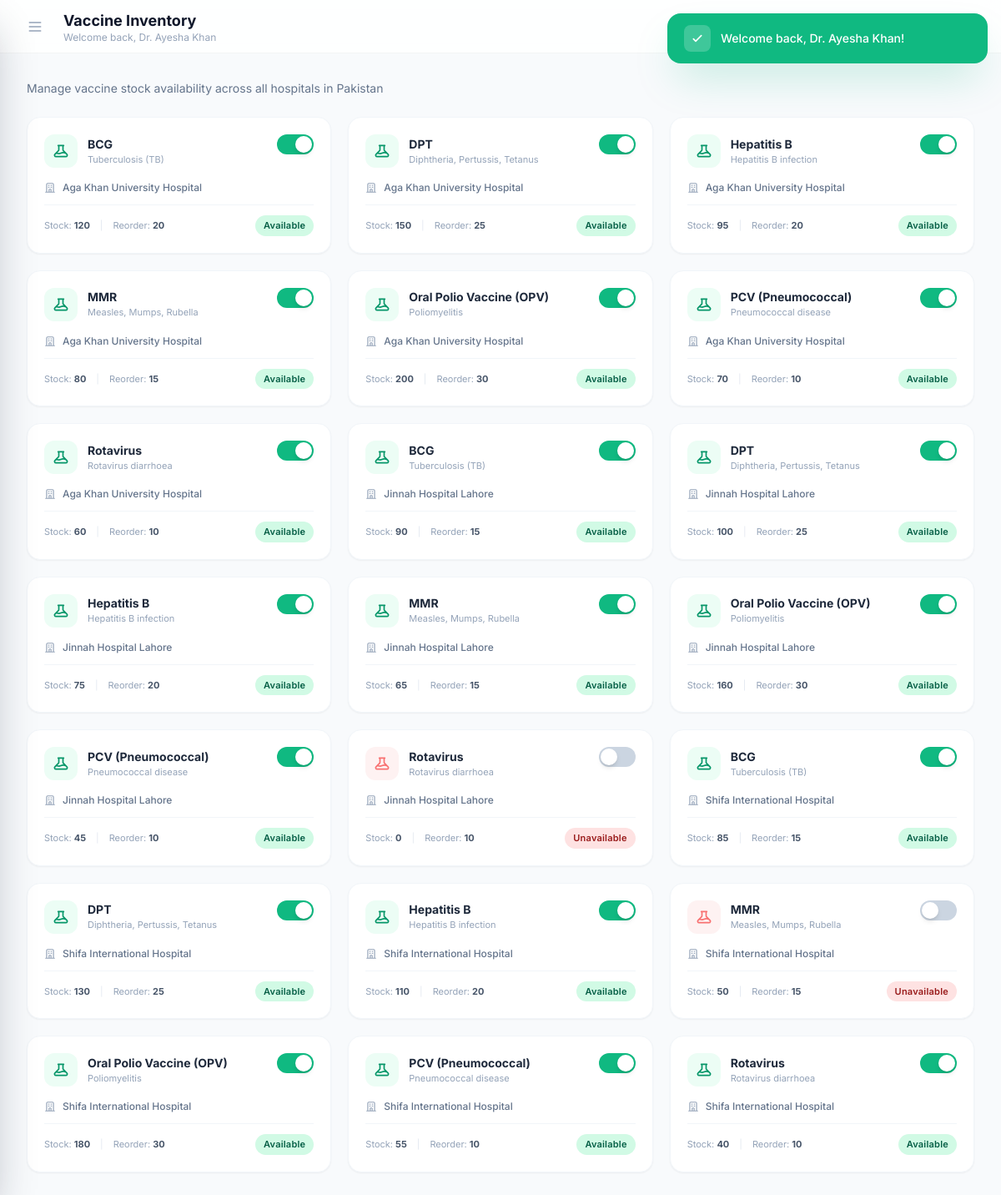
Page /admin/inventory (signed in) on the committed database.
### tables this page shows
CREATE TABLE `hospital_vaccine_inventory` (
  `inventory_id` int(10) unsigned NOT NULL AUTO_INCREMENT,
  `hospital_id` int(10) unsigned NOT NULL,
  `vaccine_id` int(10) unsigned NOT NULL,
  `available_stock` int(10) unsigned NOT NULL DEFAULT 0,
  `reorder_level` int(10) unsigned NOT NULL DEFAULT 10,
  `is_available` tinyint(1) NOT NULL DEFAULT 1,
  `last_restocked_at` datetime DEFAULT NULL,
  `notes` varchar(255) DEFAULT NULL,
  `updated_by` int(10) unsigned DEFAULT NULL,
  `created_at` timestamp NOT NULL DEFAULT current_timestamp(),
  `updated_at` timestamp NOT NULL DEFAULT current_timestamp() ON UPDATE current_timestamp(),
  PRIMARY KEY (`inventory_id`),
  UNIQUE KEY `uq_inventory_hospital_vaccine` (`hospital_id`,`vaccine_id`),
  KEY `idx_inventory_vaccine` (`vaccine_id`),
  KEY `idx_inventory_available` (`is_available`),
  KEY `idx_inventory_updated_by` (`updated_by`),
  CONSTRAINT `fk_inv_hospital` FOREIGN KEY (`hospital_id`) REFERENCES `hospitals` (`hospital_id`) ON DELETE CASCADE ON UPDATE CASCADE,
  CONSTRAINT `fk_inv_updated_by` FOREIGN KEY (`updated_by`) REFERENCES `users` (`user_id`) ON DELETE SET NULL ON UPDATE CASCADE,
  CONSTRAINT `fk_inv_vaccine` FOREIGN KEY (`vaccine_id`) REFERENCES `vaccines` (`vaccine_id`) ON UPDATE CASCADE
);

CREATE TABLE `vaccines` (
  `vaccine_id` int(10) unsigned NOT NULL AUTO_INCREMENT,
  `name` varchar(120) NOT NULL,
  `targeted_disease` varchar(150) NOT NULL,
  `manufacturer` varchar(120) DEFAULT NULL,
  `description` text DEFAULT NULL,
  `is_required` tinyint(1) NOT NULL DEFAULT 1,
  `is_active` tinyint(1) NOT NULL DEFAULT 1,
  `created_at` timestamp NOT NULL DEFAULT current_timestamp(),
  `updated_at` timestamp NOT NULL DEFAULT current_timestamp() ON UPDATE current_timestamp(),
  PRIMARY KEY (`vaccine_id`),
  UNIQUE KEY `uq_vaccines_name` (`name`),
  KEY `idx_vaccines_active` (`is_active`)
);

CREATE TABLE `hospitals` (
  `hospital_id` int(10) unsigned NOT NULL AUTO_INCREMENT,
  `name` varchar(150) NOT NULL,
  `registration_number` varchar(60) DEFAULT NULL,
  `email` varchar(190) DEFAULT NULL,
  `phone` varchar(20) NOT NULL,
  `address_line1` varchar(190) NOT NULL,
  `address_line2` varchar(190) DEFAULT NULL,
  `city` varchar(80) NOT NULL,
  `state` varchar(80) NOT NULL,
  `postal_code` varchar(15) DEFAULT NULL,
  `is_active` tinyint(1) NOT NULL DEFAULT 1,
  `created_by` int(10) unsigned DEFAULT NULL,
  `created_at` timestamp NOT NULL DEFAULT current_timestamp(),
  `updated_at` timestamp NOT NULL DEFAULT current_timestamp() ON UPDATE current_timestamp(),
  PRIMARY KEY (`hospital_id`),
  UNIQUE KEY `uq_hospitals_name` (`name`),
  KEY `idx_hospitals_city` (`city`),
  KEY `idx_hospitals_active` (`is_active`),
  KEY `idx_hospitals_created_by` (`created_by`),
  CONSTRAINT `fk_hospitals_created_by` FOREIGN KEY (`created_by`) REFERENCES `users` (`user_id`) ON DELETE SET NULL ON UPDATE CASCADE
);

### app/Controllers/AdminController.php (called while the page is built, shortened)
<?php
class AdminController extends Controller {
    private Inventory $inventoryModel;
    public function __construct() {
        $this->inventoryModel = new Inventory();
    }
    public function inventory(): void {
        $data = [
            'pageTitle' => 'Vaccine Inventory',
            'inventory' => $this->inventoryModel->getAll()
        ];
        $this->view('admin/inventory', $data);
    }
}

### public/index.php (called while the page is built, shortened)
<?php
spl_autoload_register(function ($class) {
    $paths = [
        __DIR__ . '/../core/',
        __DIR__ . '/../app/Models/',
        __DIR__ . '/../app/Controllers/',
    ];
    foreach ($paths as $path) {
        $file = $path . $class . '.php';
        if (file_exists($file)) {
            return;
        }
    }
});
$router = new Router();
$router->get('/', 'AuthController@login');
$router->get('login', 'AuthController@login');
$router->post('login', 'AuthController@authenticate');
$router->get('register', 'AuthController@register');
$router->post('register', 'AuthController@storeParent');
$router->get('logout', 'AuthController@logout');
$router->get('admin/dashboard', 'AdminController@dashboard');
$router->get('admin/hospitals', 'AdminController@hospitals');
$router->post('admin/hospitals/create', 'AdminController@createHospital');
$router->post('admin/hospitals/update', 'AdminController@updateHospital');
$router->get('admin/hospitals/delete/{id}', 'AdminController@deleteHospital');
$router->get('admin/setup-hospital-users', 'AdminController@setupHospitalUsers');
$router->get('admin/inventory', 'AdminController@inventory');
$router->post('admin/inventory/toggle', 'AdminController@toggleVaccine');
$router->get('admin/appointments', 'AdminController@appointments');
$router->post('admin/appointments/update', 'AdminController@updateAppointment');
$router->get('parent/dashboard', 'ParentController@dashboard');
$router->post('parent/dashboard/add-child', 'ParentController@addChild');
$router->get('parent/child/delete/{id}', 'ParentController@deleteChild');
$router->get('parent/book', 'ParentController@book');
$router->post('parent/book/create', 'ParentController@createAppointment');
$router->get('hospital/dashboard', 'HospitalController@dashboard');
$router->get('hospital/appointments', 'HospitalController@appointments');
$router->post('hospital/appointments/approve', 'HospitalController@approveAppointment');
$router->post('hospital/appointments/reject', 'HospitalController@rejectAppointment');
$router->post('hospital/appointments/vaccinate', 'HospitalController@vaccinateAppointment');
$router->get('hospital/inventory', 'HospitalController@inventory');
$router->post('hospital/inventory/order', 'HospitalController@placeOrder');
$router->post('hospital/inventory/restock', 'HospitalController@restock');
$router->get('hospital/orders', 'HospitalController@orders');
$router->get('admin/orders', 'AdminController@orders');
$router->post('admin/orders/update', 'AdminController@updateOrder');
$requestUri = $_SERVER['REQUEST_URI'] ?? '/';
$requestUriClean = parse_url($requestUri, PHP_URL_PATH);
$requestMethod = $_SERVER['REQUEST_METHOD'] ?? 'GET';
$router->dispatch($requestUriClean, $requestMethod);

### core/Database.php (called while the page is built, shortened)
<?php
class Database {
    private static ?Database $instance = null;
    private PDO $connection;
    private function __construct() {
        try {
            $dsn = "mysql:host=" . DB_HOST . ";dbname=" . DB_NAME . ";charset=utf8mb4";
            $options = [
                PDO::ATTR_ERRMODE            => PDO::ERRMODE_EXCEPTION,
                PDO::ATTR_DEFAULT_FETCH_MODE => PDO::FETCH_ASSOC,
                PDO::ATTR_EMULATE_PREPARES   => false,
            ];
            $this->connection = new PDO($dsn, DB_USER, DB_PASS, $options);
        } catch (PDOException $e) {
            die("Database connection failed: " . $e->getMessage());
        }
    }
    public static function getInstance(): Database {
        if (self::$instance === null) {
            self::$instance = new self();
        }
        return self::$instance;
    }
    public function getConnection(): PDO {
        return $this->connection;
    }
}

### app/Models/Inventory.php (called while the page is built, shortened)
<?php
class Inventory {
    private PDO $db;
    public function __construct() {
        $this->db = Database::getInstance()->getConnection();
    }
    public function getAll(): array {
        return $this->db->query("
            SELECT hvi.*, v.name as vaccine_name, v.targeted_disease, h.name as hospital_name
            FROM hospital_vaccine_inventory hvi
            JOIN vaccines v ON hvi.vaccine_id = v.vaccine_id
            JOIN hospitals h ON hvi.hospital_id = h.hospital_id
            WHERE h.is_active = 1
            ORDER BY h.name ASC, v.name ASC
        ")->fetchAll();
    }
}

### app/Views/admin/inventory.php (the view, shortened to what this page needs)
<div class="mb-6 fade-in">
    <p class="text-sm text-slate-500">Manage vaccine stock availability across all hospitals in Pakistan</p>
</div>
<div class="grid grid-cols-1 sm:grid-cols-2 lg:grid-cols-3 gap-5">
    <?php if (empty($inventory)): ?>
        <div class="col-span-full bg-white rounded-2xl p-16 text-center border border-slate-100 shadow-sm fade-in">
            <p class="text-slate-300 font-medium">No inventory records found</p>
        </div>
    <?php else: foreach ($inventory as $i => $item): ?>
        <div class="widget-card bg-white rounded-2xl p-4 sm:p-5 border border-slate-100 shadow-sm fade-in" style="animation-delay:<?php echo $i*0.03; ?>s">
            <div class="flex items-start justify-between mb-4">
                <div class="flex items-center gap-3">
                    <div class="w-10 h-10 <?php echo $item['is_available'] ? 'bg-emerald-50' : 'bg-red-50'; ?> rounded-xl flex items-center justify-center transition-colors duration-200">
                        <svg class="w-5 h-5 <?php echo $item['is_available'] ? 'text-emerald-600' : 'text-red-400'; ?>" fill="none" stroke="currentColor" viewBox="0 0 24 24"><path stroke-linecap="round" stroke-linejoin="round" stroke-width="2" d="M19.428 15.428a2 2 0 00-1.022-.547l-2.387-.477a6 6 0 00-3.86.517l-.318.158a6 6 0 01-3.86.517L6.05 15.21a2 2 0 00-1.806.547M8 4h8l-1 1v5.172a2 2 0 00.586 1.414l5 5c1.26 1.26.367 3.414-1.415 3.414H4.828c-1.782 0-2.674-2.154-1.414-3.414l5-5A2 2 0 009 10.172V5L8 4z"/></svg>
                    </div>
                    <div><p class="font-bold text-slate-800 text-sm"><?php echo htmlspecialchars($item['vaccine_name']); ?></p><p class="text-[11px] text-slate-400"><?php echo htmlspecialchars($item['targeted_disease'] ?? ''); ?></p></div>
                </div>
                <button onclick="toggleInv(<?php echo $item['inventory_id']; ?>, <?php echo $item['is_available']; ?>)" id="btn-<?php echo $item['inventory_id']; ?>" class="toggle-track relative inline-flex h-6 w-11 flex-shrink-0 cursor-pointer rounded-full border-2 border-transparent <?php echo $item['is_available'] ? 'bg-emerald-500' : 'bg-slate-300'; ?> transition-colors duration-200 focus:outline-none focus:ring-2 focus:ring-teal-500 focus:ring-offset-2">
                    <span id="knob-<?php echo $item['inventory_id']; ?>" class="toggle-knob pointer-events-none inline-block h-5 w-5 transform rounded-full bg-white shadow-md ring-0 <?php echo $item['is_available'] ? 'translate-x-5' : 'translate-x-0'; ?> transition-transform duration-200"></span>
                </button>
            </div>
            <div class="flex items-center gap-2 mb-3">
                <svg class="w-3.5 h-3.5 text-slate-400" fill="none" stroke="currentColor" viewBox="0 0 24 24"><path stroke-linecap="round" stroke-linejoin="round" stroke-width="2" d="M19 21V5a2 2 0 00-2-2H7a2 2 0 00-2 2v16m14 0h2m-2 0h-5m-9 0H3m2 0h5M9 7h1m-1 4h1m4-4h1m-1 4h1m-5 10v-5a1 1 0 011-1h2a1 1 0 011 1v5m-4 0h4"/></svg>
                <span class="text-xs text-slate-500 font-medium"><?php echo htmlspecialchars($item['hospital_name']); ?></span>
            </div>
            <div class="flex items-center justify-between pt-3 border-t border-slate-100">
                <div class="flex items-center gap-3 text-[11px] text-slate-400">
                    <span>Stock: <strong class="text-slate-600"><?php echo $item['available_stock']; ?></strong></span>
                    <span class="text-slate-200">|</span>
                    <span>Reorder: <strong class="text-slate-600"><?php echo $item['reorder_level']; ?></strong></span>
                </div>
                <span id="lbl-<?php echo $item['inventory_id']; ?>" class="badge <?php echo $item['is_available'] ? 'badge-vaccinated' : 'badge-rejected'; ?>"><?php echo $item['is_available'] ? 'Available' : 'Unavailable'; ?></span>
            </div>
        </div>
    <?php endforeach; endif; ?>
</div>

### app/Views/layout/header.php (style rules this page uses)
* { font-family: 'Inter', system-ui, sans-serif; box-sizing: border-box; }
.fade-in { animation: fadeIn 0.4s ease-out forwards; opacity: 0; transform: translateY(8px); }
.widget-card { transition: all 0.2s ease; }
.badge { padding: 4px 10px; border-radius: 9999px; font-size: 11px; font-weight: 600; letter-spacing: 0.02em; white-space: nowrap; }
.badge-vaccinated { background: #d1fae5; color: #065f46; }
.badge-rejected { background: #fee2e2; color: #991b1b; }
.toggle-track { transition: background-color 0.2s ease; }
.toggle-knob { transition: transform 0.2s ease; }

### rows in the picture
hospital_vaccine_inventory: is_available 1 (drawn), vaccine.name "BCG", vaccine.targeted_disease "Tuberculosis (TB)", hospital.name "Aga Khan University Hospital", available_stock "120", reorder_level "20"
hospital_vaccine_inventory: is_available 1 (drawn), vaccine.name "DPT", vaccine.targeted_disease "Diphtheria, Pertussis, Tetanus", hospital.name "Aga Khan University Hospital", available_stock "150", reorder_level "25"
hospital_vaccine_inventory: is_available 1 (drawn), vaccine.name "Hepatitis B", vaccine.targeted_disease "Hepatitis B infection", hospital.name "Aga Khan University Hospital", available_stock "95", reorder_level "20"
hospital_vaccine_inventory: is_available 1 (drawn), vaccine.name "MMR", vaccine.targeted_disease "Measles, Mumps, Rubella", hospital.name "Aga Khan University Hospital", available_stock "80", reorder_level "15"
hospital_vaccine_inventory: is_available 1 (drawn), vaccine.name "Oral Polio Vaccine (OPV)", vaccine.targeted_disease "Poliomyelitis", hospital.name "Aga Khan University Hospital", available_stock "200", reorder_level "30"
hospital_vaccine_inventory: is_available 1 (drawn), vaccine.name "PCV (Pneumococcal)", vaccine.targeted_disease "Pneumococcal disease", hospital.name "Aga Khan University Hospital", available_stock "70", reorder_level "10"
hospital_vaccine_inventory: is_available 1 (drawn), vaccine.name "Rotavirus", vaccine.targeted_disease "Rotavirus diarrhoea", hospital.name "Aga Khan University Hospital", available_stock "60", reorder_level "10"
hospital_vaccine_inventory: is_available 1 (drawn), vaccine.name "BCG", vaccine.targeted_disease "Tuberculosis (TB)", hospital.name "Jinnah Hospital Lahore", available_stock "90", reorder_level "15"
hospital_vaccine_inventory: is_available 1 (drawn), vaccine.name "DPT", vaccine.targeted_disease "Diphtheria, Pertussis, Tetanus", hospital.name "Jinnah Hospital Lahore", available_stock "100", reorder_level "25"
hospital_vaccine_inventory: is_available 1 (drawn), vaccine.name "Hepatitis B", vaccine.targeted_disease "Hepatitis B infection", hospital.name "Jinnah Hospital Lahore", available_stock "75", reorder_level "20"
hospital_vaccine_inventory: is_available 1 (drawn), vaccine.name "MMR", vaccine.targeted_disease "Measles, Mumps, Rubella", hospital.name "Jinnah Hospital Lahore", available_stock "65", reorder_level "15"
hospital_vaccine_inventory: is_available 1 (drawn), vaccine.name "Oral Polio Vaccine (OPV)", vaccine.targeted_disease "Poliomyelitis", hospital.name "Jinnah Hospital Lahore", available_stock "160", reorder_level "30"
hospital_vaccine_inventory: is_available 1 (drawn), vaccine.name "PCV (Pneumococcal)", vaccine.targeted_disease "Pneumococcal disease", hospital.name "Jinnah Hospital Lahore", available_stock "45", reorder_level "10"
hospital_vaccine_inventory: is_available 0 (drawn), vaccine.name "Rotavirus", vaccine.targeted_disease "Rotavirus diarrhoea", hospital.name "Jinnah Hospital Lahore", available_stock "0", reorder_level "10"
hospital_vaccine_inventory: is_available 1 (drawn), vaccine.name "BCG", vaccine.targeted_disease "Tuberculosis (TB)", hospital.name "Shifa International Hospital", available_stock "85", reorder_level "15"
hospital_vaccine_inventory: is_available 1 (drawn), vaccine.name "DPT", vaccine.targeted_disease "Diphtheria, Pertussis, Tetanus", hospital.name "Shifa International Hospital", available_stock "130", reorder_level "25"
hospital_vaccine_inventory: is_available 1 (drawn), vaccine.name "Hepatitis B", vaccine.targeted_disease "Hepatitis B infection", hospital.name "Shifa International Hospital", available_stock "110", reorder_level "20"
hospital_vaccine_inventory: is_available 0 (drawn), vaccine.name "MMR", vaccine.targeted_disease "Measles, Mumps, Rubella", hospital.name "Shifa International Hospital", available_stock "50", reorder_level "15"
hospital_vaccine_inventory: is_available 1 (drawn), vaccine.name "Oral Polio Vaccine (OPV)", vaccine.targeted_disease "Poliomyelitis", hospital.name "Shifa International Hospital", available_stock "180", reorder_level "30"
hospital_vaccine_inventory: is_available 1 (drawn), vaccine.name "PCV (Pneumococcal)", vaccine.targeted_disease "Pneumococcal disease", hospital.name "Shifa International Hospital", available_stock "55", reorder_level "10"
hospital_vaccine_inventory: is_available 1 (drawn), vaccine.name "Rotavirus", vaccine.targeted_disease "Rotavirus diarrhoea", hospital.name "Shifa International Hospital", available_stock "40", reorder_level "10"

### other values in the picture
$_SESSION['success'] "Welcome back, Dr. Ayesha Khan!"
$pageTitle "Vaccine Inventory"
$_SESSION['user_name'] "Dr. Ayesha Khan"
